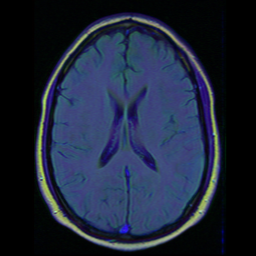
#> input picture dataset/TCGA_CS_6290_20000917/TCGA_CS_6290_20000917_12.tif, 256 x 256 px
$ jupyter execute --allow-errors CMP730.ipynb
#> lines starting #> are read from the running program, lines starting #| are printed output that depends on the picture
[cell 1]
import numpy as np
import cv2
import matplotlib.pyplot as plt
from sklearn.cluster import KMeans
from sklearn.mixture import GaussianMixture
import warnings
warnings.filterwarnings('ignore')

# Readme:

First, we 'll apply the techniques below for a single example image then we'll apply the same processes to all dataset images in order to find avg. RMSE and PSNR ratios.

# Configuration params

[cell 2]
K = 3
single_img_path = "dataset/TCGA_CS_6290_20000917/TCGA_CS_6290_20000917_12.tif"
r_a, r_b = 0.1, 0.5

S
# Part 1) Stretch Image

[cell 3]
def partial_contrast_stretching(image, lower_threshold, upper_threshold):
    normalized_image = image / 255.0

    stretched_image = np.piecewise(normalized_image,
                                   [normalized_image < lower_threshold,
                                    (normalized_image >= lower_threshold) & (normalized_image <= upper_threshold),
                                    normalized_image > upper_threshold],
                                   [lambda x: 0,
                                    lambda x: ((x - lower_threshold) / (upper_threshold - lower_threshold))**2,
                                    lambda x: 1])

    # Scale the stretched image back to the original intensity range
    stretched_image = (stretched_image * 255).astype(np.uint8)

    return stretched_image

[cell 4]
original_image_3d = cv2.imread(single_img_path)
#> original_image_3d is the input picture: shape (256, 256, 3); mean B, G, R 56.5, 37.3, 29
original_image = cv2.imread(single_img_path, cv2.IMREAD_GRAYSCALE)
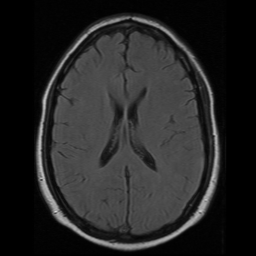
#> original_image: shape (256, 256); min 0, max 213, mean 37

[cell 5]
original_image = cv2.resize(original_image, (128,128))
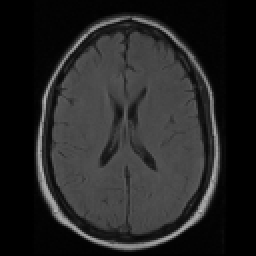
#> original_image: shape (128, 128) (shown 2 times larger); min 0, max 188, mean 37.1

[cell 6]
stretched_image = partial_contrast_stretching(original_image, lower_threshold=0, upper_threshold=0.5)
#> in partial_contrast_stretching, `stretched_image = np.piecewise(normalized_image, [normalized_image < l..`:
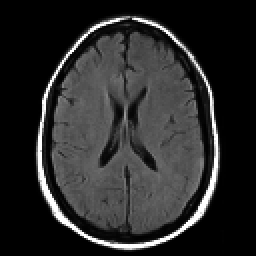
#> stretched_image: shape (128, 128) float64 (shown 2 times larger); min 0, max 1, mean 0.167

[cell 7]
fig, (ax1, ax2) = plt.subplots(1, 2, figsize=(16,9))

ax1.set_title(f'Original Image (Grayscaled)')
ax1.imshow(original_image)
ax2.set_title(f'Stretched Image')
ax2.imshow(stretched_image)
plt.show()
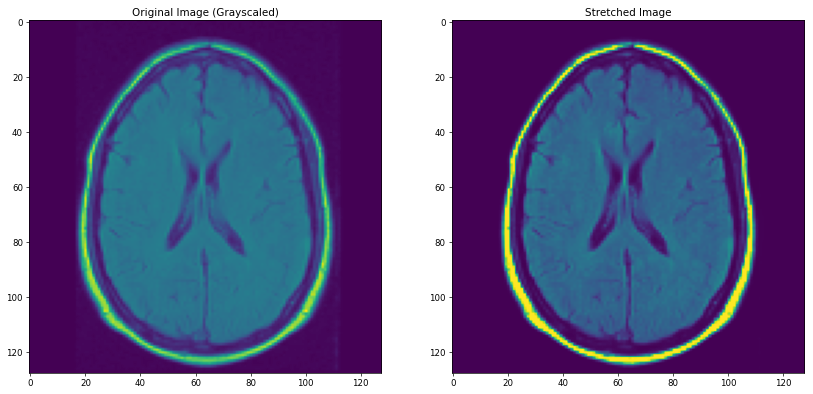
#> figure drawn by matplotlib, 2 panels

# 2) Calculate potential of each pixel value

[cell 8]
def progress(percent=0, width=50):
    left = width * percent // 100
    right = width - left

    tags = "#" * left
    spaces = " " * right
    percents = f"{percent:.0f}%"

    print("\r[", tags, spaces, "]", percents, sep="", end="", flush=True)

def gaussian_kernel(x, Y, r):
    x = x /255.0 #normalize
    Y = Y /255.0
    return np.exp(-(np.abs(x - Y) ** 2) / (2 * r ** 2))

def find_k_potential_centers(X, num_clusters, threshold=0.1, r_a=1.0, r_b=0.5):
#> called with X = array of shape (16384,), num_clusters = 3, threshold = 0, r_a = 0.2, r_b = 0.2
    num_points = len(X)
#> num_points = 16384
    grid_points = np.arange(num_points)
#> grid_points = 16384 values from 0 to 16383
    potentials = np.zeros(num_points)
#> potentials = 16384 values from 0 to 0
    cluster_centers = []
    # Calculate potential for each grid point using Gaussian distance
    for i in range(num_points):
        potentials[i] = np.sum(gaussian_kernel(X[i], X[:i], r_a))
#> this loop made 16384 passes
#> Y in gaussian_kernel on passes 2 to 4: [0], [0, 0], [0, 0, 0]
#> after the loop, potentials = 16384 values, max 11638.1 at index 16065, min 0 at index 0, mean 4969.8

    # Find grid point with maximum potential
    center = np.argmax(potentials)
#> center = 16065
    cluster_centers.append(center)

    while len(cluster_centers) < num_clusters:
        # Update potentials, reducing the potential of nearby grid points
        new_center = cluster_centers[-1]
        potential = potentials[new_center]

        for i in range(num_points):
            potentials[i] -= potential * gaussian_kernel(X[i], X[new_center], r_b)

        new_max_id = np.argmax(potentials)
        if new_max_id not in cluster_centers:
            cluster_centers.append(new_max_id)
        else:
            p = np.random.randint(0, num_points)
            cluster_centers.append(p)
#> this loop made 2 passes
#> (new_center, potential) on pass 1: (16065, 11638.1)


    return cluster_centers[:num_clusters]  # Return only the first 'num_clusters' cluster centers

[cell 9]
pot_centers = find_k_potential_centers(stretched_image.reshape(-1), num_clusters=K, threshold=0, r_a=0.2, r_b=0.2)

# 3) K means algorithm

[cell 10]
def apply_clustering_segmentation(img, K, centers=None):
    # Flatten the image
    reshaped_img = img.reshape((-1, 1))
    cv2.setRNGSeed(42)

    # Define initial centers (you can provide your own initial centers)
    if not isinstance(centers, np.ndarray):
        # Fit KMeans with random centers
        kmeans = KMeans(n_clusters=K, init='random', n_init=1, algorithm='full')
    else:
        initial_centers = centers
        # Fit KMeans with initial centers
        kmeans = KMeans(n_clusters=K, init=initial_centers, n_init=1, algorithm='full')
    kmeans.fit(reshaped_img)

    # Get the labels and cluster centers
    label = kmeans.labels_
    center = kmeans.cluster_centers_

    # Convert back into uint8 and reshape to the original image shape
    center = np.uint8(center)
    res = center[label.flatten()]
    res2 = res.reshape(img.shape)
    return res2

# Apply another (Gaussian Mixture with same n_components = K value) clustering segmentation method to compare with proposed and default Kmeans algorithms

[cell 11]
# Apply Gaussian Mixture Model clustering
gmm = GaussianMixture(n_components=K, covariance_type='full', random_state=0)
gmm.fit(original_image.reshape((-1,1)))

# Get the labels and cluster centers
label = gmm.predict(original_image.reshape((-1,1)))
center = gmm.means_

# Convert back into uint8 and reshape to the original image shape
center = np.uint8(center)
res = center[label.flatten()]
segmented_img_gmm = res.reshape(original_image.shape)
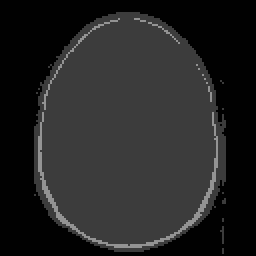
#> segmented_img_gmm: shape (128, 128) (shown 2 times larger); min 1, max 147, mean 36.4

# Plot results

#> (a cell that did not finish here is left out)

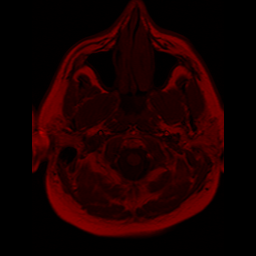
#> input picture dataset/TCGA_CS_6290_20000917/TCGA_CS_6290_20000917_1.tif, 256 x 256 px
#> `original_image = cv2.imread("dataset/TCGA_CS_6290_20000917/"+img_path,..`:
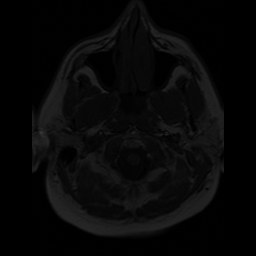
#> original_image: shape (256, 256); min 0, max 56, mean 7.6
pot_init_kMeans_segmented_img = apply_clustering_segmentation(stretched_image, K=K, centers=np.array(pot_centers).reshape(-1, 1))

fig, axs = plt.subplots(2, 2, figsize=(20,13))

axs[0,0].set_title(f'Original Image')
axs[0,0].imshow(original_image)
axs[0,1].set_title(f'K={K} Default Kmeans')
axs[0,1].imshow(random_init_kMeans_segmented_img)
axs[1,0].set_title(f'K={K} Proposed Algorithm')
axs[1,0].imshow(pot_init_kMeans_segmented_img)
axs[1,1].set_title(f'n_components={K} Gaussian Mixture (GMM)')
axs[1,1].imshow(segmented_img_gmm)
plt.show()

# Calculate accuracies as said in paper (RMSE and PSNR values) for all algorithms

#> (a cell that did not finish here is left out)

# calculate RMSE and PSNR for whole dataset (https://www.kaggle.com/datasets/mateuszbuda/lgg-mri-segmentation) (MRI Segmentation Dataset was used) for all three algorithms

[cell 14]
RMSEs_proposed_algo = []
RMSEs_default_Kmeans = []
RMSEs_GMM = []
PSNRs_proposed_algo = []
PSNRs_default_Kmeans = []
PSNRs_GMM = []

import os
#> (the rest of this cell did not finish here and is left out)

#> call 2 of partial_contrast_stretching, with lower_threshold = 0, upper_threshold = 1
#> in partial_contrast_stretching (call 2), `normalized_image = image / 255.0`:
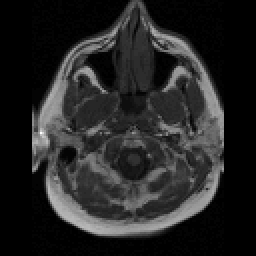
#> normalized_image: shape (128, 128) float64 (shown 2 times larger); min 0, max 0.204, mean 0.03; drawn with min black and max white
#> in partial_contrast_stretching (call 2), `stretched_image = np.piecewise(normalized_image, [normalized_image < l..`:
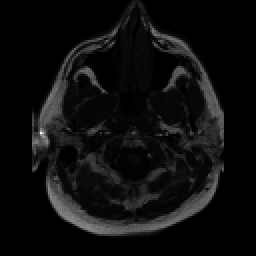
#> stretched_image: shape (128, 128) float64 (shown 2 times larger); min 0, max 0.0416, mean 0.00232; drawn with min black and max white
    pot_centers = find_k_potential_centers(stretched_image.reshape(-1), num_clusters=K, threshold=0, r_a=r_a, r_b=r_b)
#> the loop in find_k_potential_centers (call 2), `while len(cluster_centers) < num_clusters:` made 2 passes
#> `segmented_img_gmm = res.reshape(original_image.shape)`:
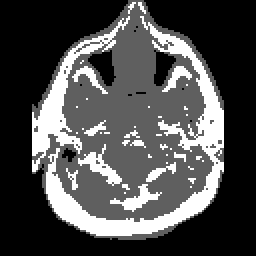
#> segmented_img_gmm: shape (128, 128) (shown 2 times larger); min 0, max 24, mean 7.3; drawn with min black and max white

    # Apply Gaussian Mixture Model clustering
    gmm = GaussianMixture(n_components=K, covariance_type='full', random_state=0)
    gmm.fit(original_image.reshape((-1,1)))

    # Get the labels and cluster centers
    label = gmm.predict(original_image.reshape((-1,1)))
    center = gmm.means_

    # Convert back into uint8 and reshape to the original image shape
    center = np.uint8(center)
    res = center[label.flatten()]
    segmented_img_gmm = res.reshape(original_image.shape)

    random_init_kMeans_segmented_img = apply_clustering_segmentation(original_image, K=K)
    pot_init_kMeans_segmented_img = apply_clustering_segmentation(stretched_image, K=K, centers=np.array(pot_centers).reshape(-1, 1))
    # Read the segmented image
    proposed_algorithm_segmented_img = pot_init_kMeans_segmented_img
    kmeans_segmented_img = random_init_kMeans_segmented_img

    # Ensure both images have the same shape
    if original_image.shape != proposed_algorithm_segmented_img.shape:
        raise ValueError("Original and segmented images must have the same shape")

    if original_image.shape != kmeans_segmented_img.shape:
        raise ValueError("Original and segmented images must have the same shape")

    if original_image.shape != segmented_img_gmm.shape:
        raise ValueError("Original and segmented images must have the same shape")

    # Calculate RMSE
    rmse_proposed_algo = np.sqrt(np.mean((original_image - proposed_algorithm_segmented_img) ** 2))
    rmse_default_kmeans = np.sqrt(np.mean((original_image - kmeans_segmented_img) ** 2))
    rmse_GMM = np.sqrt(np.mean((original_image - segmented_img_gmm) ** 2))
    # Calculate PSNR
    psnr_proposed_algo = cv2.PSNR(original_image, proposed_algorithm_segmented_img)
    psnr_default_kmeans = cv2.PSNR(original_image, kmeans_segmented_img)
    psnr_GMM = cv2.PSNR(original_image, segmented_img_gmm)

    RMSEs_GMM.append(rmse_GMM)
    RMSEs_default_Kmeans.append(rmse_default_kmeans)
    RMSEs_proposed_algo.append(rmse_proposed_algo)

    PSNRs_GMM.append(psnr_GMM)
    PSNRs_default_Kmeans.append(psnr_default_kmeans)
    PSNRs_proposed_algo.append(psnr_proposed_algo)
